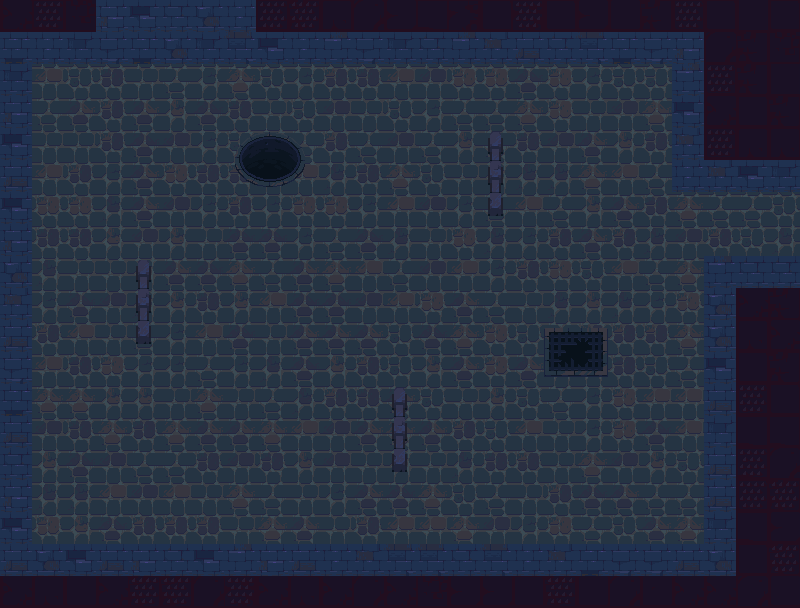

This game map was drawn from its Tiled (.tmx) file and the tilesets committed beside it. A one-line description and the full map source follow:
An orthogonal 25x19 tile map with 32x32 px tiles, 3 tile layers (BackgroundLayer, FloorLayer, WallLayer), 3 tilesets and 11 objects.

<map version="1.10" tiledversion="1.10.2" orientation="orthogonal" renderorder="right-down" width="25" height="19" tilewidth="32" tileheight="32" infinite="0" nextlayerid="5" nextobjectid="98">
 <editorsettings>
  <export target="test.csv" format="csv" />
 </editorsettings>
 <tileset firstgid="1" name="Wall_1" tilewidth="32" tileheight="32" tilecount="368" columns="16">
  <image source="ERW - Old Prison V1.6.1/Tilesets/wall-1- 3 tiles tall.png" width="512" height="736" />
 </tileset>
 <tileset firstgid="369" name="Wall_2" tilewidth="32" tileheight="32" tilecount="240" columns="16">
  <image source="ERW - Old Prison V1.6.1/Tilesets/wall-2- 3 tiles tall.png" width="512" height="480" />
 </tileset>
 <tileset firstgid="609" name="Prison" tilewidth="32" tileheight="32" tilecount="4485" columns="65">
  <image source="ERW - Old Prison V1.6.1/Tilesets/Tileset-Terrain-old prison.png" width="2080" height="2208" />
 </tileset>
 <layer id="1" name="BackgroundLayer" width="25" height="19">
  <data encoding="csv">
1397,1330,1335,0,0,0,0,0,1330,1266,1270,1398,1395,1333,1334,1267,1331,1267,1395,1269,1396,1265,1267,1332,1267,
0,0,0,0,0,0,0,0,0,0,0,0,0,0,0,0,0,0,0,0,0,0,1398,1396,1335,
0,0,0,0,0,0,0,0,0,0,0,0,0,0,0,0,0,0,0,0,0,0,1265,1396,1332,
0,0,0,0,0,0,0,0,0,0,0,0,0,0,0,0,0,0,0,0,0,0,1397,1267,1396,
0,0,0,0,0,0,0,0,0,0,0,0,0,0,0,0,0,0,0,0,0,0,1265,1270,1270,
0,0,0,0,0,0,0,0,0,0,0,0,0,0,0,0,0,0,0,0,0,0,0,0,0,
0,0,0,0,0,0,0,0,0,0,0,0,0,0,0,0,0,0,0,0,0,0,0,0,0,
0,0,0,0,0,0,0,0,0,0,0,0,0,0,0,0,0,0,0,0,0,0,0,0,0,
0,0,0,0,0,0,0,0,0,0,0,0,0,0,0,0,0,0,0,0,0,0,0,0,0,
0,0,0,0,0,0,0,0,0,0,0,0,0,0,0,0,0,0,0,0,0,0,0,1397,1396,
0,0,0,0,0,0,0,0,0,0,0,0,0,0,0,0,0,0,0,0,0,0,0,1270,1397,
0,0,0,0,0,0,0,0,0,0,0,0,0,0,0,0,0,0,0,0,0,0,0,1267,1396,
0,0,0,0,0,0,0,0,0,0,0,0,0,0,0,0,0,0,0,0,0,0,0,1265,1267,
0,0,0,0,0,0,0,0,0,0,0,0,0,0,0,0,0,0,0,0,0,0,0,1333,1333,
0,0,0,0,0,0,0,0,0,0,0,0,0,0,0,0,0,0,0,0,0,0,0,1330,1398,
0,0,0,0,0,0,0,0,0,0,0,0,0,0,0,0,0,0,0,0,0,0,0,1265,1266,
0,0,0,0,0,0,0,0,0,0,0,0,0,0,0,0,0,0,0,0,0,0,0,1333,1395,
0,0,0,0,0,0,0,0,0,0,0,0,0,0,0,0,0,0,0,0,0,0,0,1267,1266,
1397,1270,1269,1397,1266,1266,1398,1331,1397,1270,1397,1398,1397,1335,1395,1395,1267,1266,1269,1398,1268,1397,1397,1398,1269
</data>
 </layer>
 <objectgroup id="3" name="CollisionLayer" offsetx="-1.75" offsety="1.5">
  <object id="75" x="34.0615" y="55.8704" width="639.688" height="7.5" />
  <object id="76" x="27.0227" y="63.37" width="7.5" height="480" />
  <object id="77" x="34.52" y="541.5" width="671.185" height="7.5" />
  <object id="78" x="673.25" y="63.37" width="7.5" height="127.011" />
  <object id="79" x="680.75" y="182.88" width="121" height="7.5" />
  <object id="80" x="704.583" y="254.523" width="7.5" height="286.98" />
  <object id="81" x="712.08" y="254.52" width="89.6364" height="7.5" />
  <object id="94" x="487.417" y="129.5" width="20.6667" height="89.6667" />
  <object id="95" x="391.75" y="385.5" width="19" height="87.6667" />
  <object id="96" x="137.5" y="257.25" width="16.25" height="86.5" />
  <object id="97" x="233.083" y="129.5" width="78" height="57" />
 </objectgroup>
 <layer id="2" name="FloorLayer" width="25" height="19">
  <data encoding="csv">
0,0,0,0,0,0,0,0,0,0,0,0,0,0,0,0,0,0,0,0,0,0,0,0,0,
0,0,0,0,0,0,0,0,0,0,0,0,0,0,0,0,0,0,0,0,0,0,0,0,0,
0,278,276,284,274,275,273,279,276,273,286,284,278,282,280,280,283,280,273,276,276,0,0,0,0,
0,275,285,286,285,277,283,284,274,276,282,274,276,273,275,275,279,280,274,282,279,0,0,0,0,
0,274,274,286,283,282,273,276,277,275,286,275,282,275,277,275,284,282,285,277,284,0,0,0,0,
0,278,286,273,285,280,284,286,282,278,281,284,279,276,274,273,281,281,279,278,275,0,0,0,0,
0,280,280,281,285,282,273,286,273,280,280,273,278,282,273,275,278,275,277,285,284,279,275,275,276,
0,284,284,277,282,277,274,283,283,273,275,283,281,274,280,281,273,286,285,286,281,282,286,276,281,
0,281,274,274,277,285,283,279,275,285,279,278,275,282,278,273,286,280,276,278,275,279,0,0,0,
0,273,283,282,281,277,284,277,278,283,283,282,278,280,285,275,274,281,277,281,273,280,0,0,0,
0,286,278,274,275,273,278,283,274,285,285,285,276,283,279,280,276,275,286,286,286,279,0,0,0,
0,278,284,280,273,273,275,273,281,283,277,286,276,277,285,280,285,273,280,284,276,275,0,0,0,
0,279,279,277,277,274,279,274,275,281,286,284,285,276,274,277,276,275,273,280,278,278,0,0,0,
0,282,284,279,284,279,285,285,279,278,282,285,279,285,286,276,278,274,273,280,283,278,0,0,0,
0,277,283,282,275,275,284,282,284,277,282,274,277,274,281,284,286,274,279,282,277,276,0,0,0,
0,281,281,278,282,278,274,279,275,274,273,285,283,279,276,275,274,286,283,285,275,275,0,0,0,
0,280,277,283,286,286,286,274,279,285,274,286,278,278,279,282,273,280,275,276,285,279,0,0,0,
0,0,0,0,0,0,0,0,0,0,0,0,0,0,0,0,0,0,0,0,0,0,0,0,0,
0,0,0,0,0,0,0,0,0,0,0,0,0,0,0,0,0,0,0,0,0,0,0,0,0
</data>
 </layer>
 <layer id="4" name="WallLayer" width="25" height="19">
  <data encoding="csv">
0,0,0,538,531,541,540,529,0,0,0,0,0,0,0,0,0,0,0,0,0,0,0,0,0,
537,529,536,534,537,540,536,539,531,529,530,534,536,541,530,533,532,541,539,537,534,538,0,0,0,
536,0,0,0,0,0,0,0,0,0,0,0,0,0,0,0,0,0,0,0,0,530,0,0,0,
538,0,0,0,0,0,0,0,0,0,0,0,0,0,0,0,0,0,0,0,0,531,0,0,0,
531,0,0,0,0,0,0,846,847,848,0,0,0,0,0,1368,0,0,0,0,0,533,0,0,0,
532,0,0,0,0,0,0,911,912,913,0,0,0,0,0,1433,0,0,0,0,0,529,533,531,536,
531,0,0,0,0,0,0,0,0,0,0,0,0,0,0,1498,0,0,0,0,0,0,0,0,0,
538,0,0,0,0,0,0,0,0,0,0,0,0,0,0,0,0,0,0,0,0,0,0,0,0,
540,0,0,0,1368,0,0,0,0,0,0,0,0,0,0,0,0,0,0,0,0,0,530,541,541,
533,0,0,0,1433,0,0,0,0,0,0,0,0,0,0,0,0,0,0,0,0,0,540,0,0,
532,0,0,0,1498,0,0,0,0,0,0,0,0,0,0,0,0,841,842,0,0,0,540,0,0,
534,0,0,0,0,0,0,0,0,0,0,0,0,0,0,0,0,906,907,0,0,0,531,0,0,
537,0,0,0,0,0,0,0,0,0,0,0,1368,0,0,0,0,0,0,0,0,0,532,0,0,
532,0,0,0,0,0,0,0,0,0,0,0,1433,0,0,0,0,0,0,0,0,0,536,0,0,
541,0,0,0,0,0,0,0,0,0,0,0,1498,0,0,0,0,0,0,0,0,0,532,0,0,
538,0,0,0,0,0,0,0,0,0,0,0,0,0,0,0,0,0,0,0,0,0,532,0,0,
531,0,0,0,0,0,0,0,0,0,0,0,0,0,0,0,0,0,0,0,0,0,536,0,0,
532,540,531,532,538,541,531,530,538,532,529,533,539,539,541,539,529,533,537,534,534,532,540,0,0,
0,0,0,0,0,0,0,0,0,0,0,0,0,0,0,0,0,0,0,0,0,0,0,0,0
</data>
 </layer>
</map>
